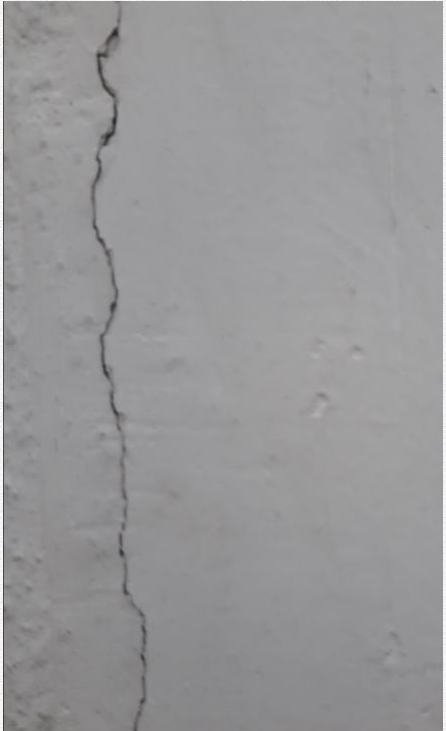
#> input picture aaaa.png, 446 x 731 px, found by its file name
$ python canny.py
#> lines starting #> are read from the running program, lines starting #| are printed output that depends on the picture

import cv2 as cv
from matplotlib import pyplot as plt
img = cv.imread('aaaa.png',cv.IMREAD_GRAYSCALE)
#> img: shape (731, 446); min 39, max 255, mean 151.5
edges = cv.Canny(img,100,200)
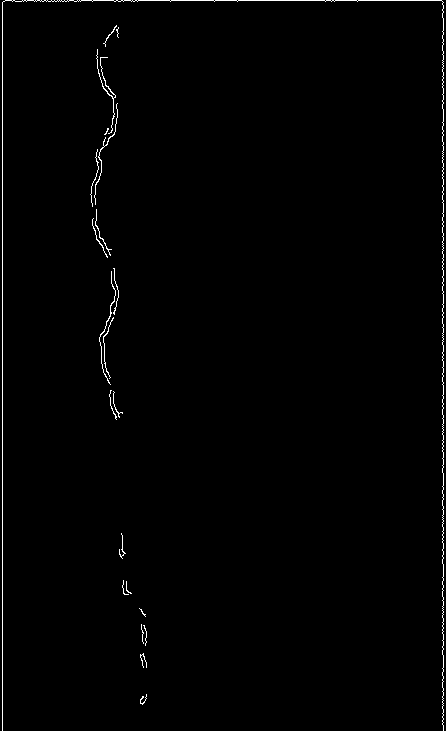
#> edges: shape (731, 446); 0.9% white in thin lines or dots
plt.subplot(121),plt.imshow(img,cmap = 'gray')
plt.title('Original Image'), plt.xticks([]), plt.yticks([])
plt.subplot(122),plt.imshow(edges,cmap = 'gray')
plt.title('Edge Image'), plt.xticks([]), plt.yticks([])
plt.show()
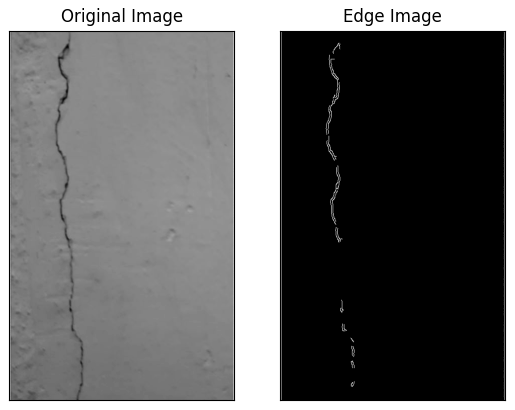
#> figure drawn by matplotlib, 2 panels
